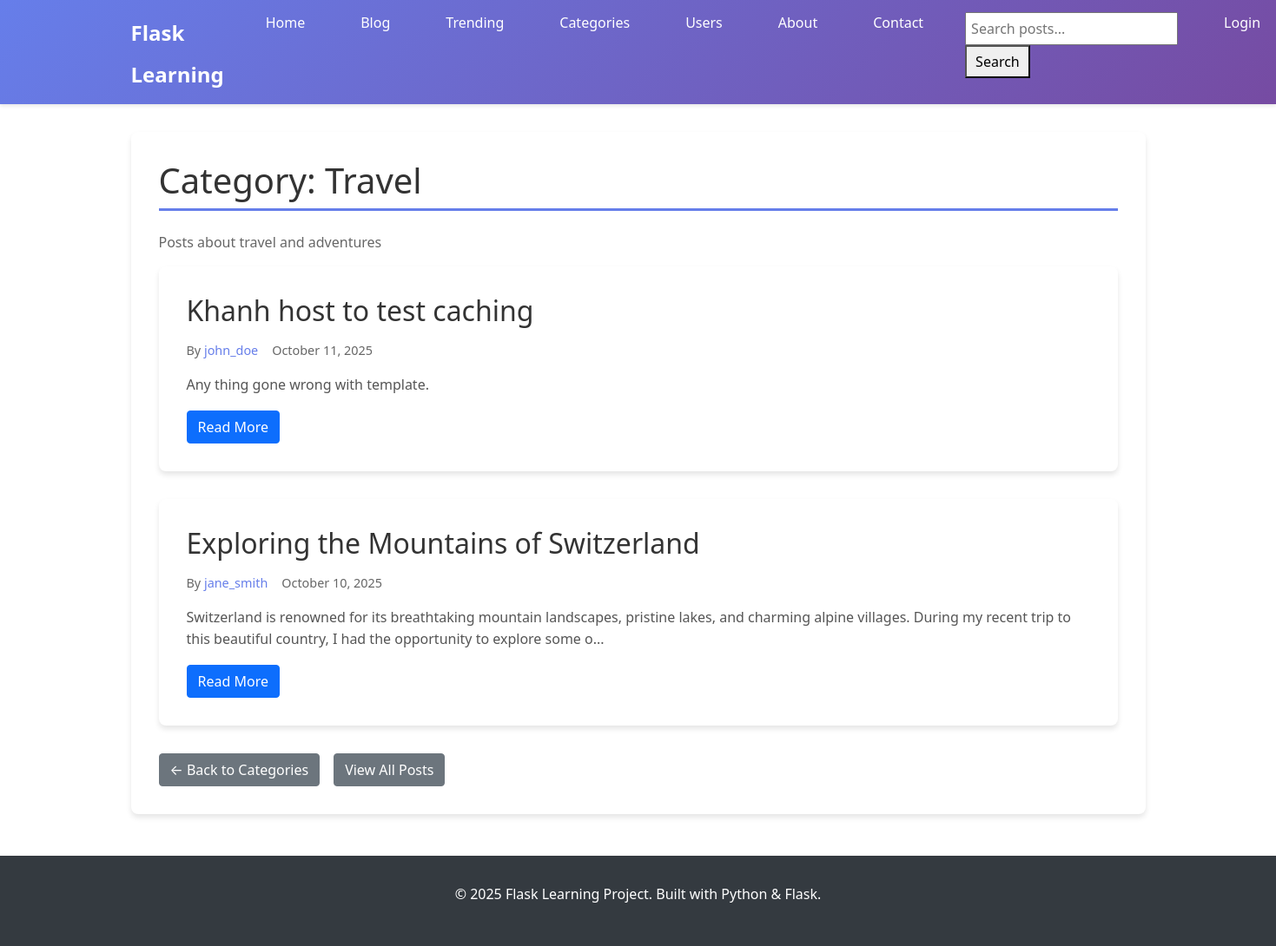
The page /category/3 on the database its author committed.
### app.py (models this page shows, shortened)
class Category(db.Model):
    id = db.Column(db.Integer, primary_key=True)
    name = db.Column(db.String(50), unique=True, nullable=False)
    description = db.Column(db.Text)
    posts = db.relationship('Post', backref='category', lazy=True)

class Post(db.Model):
    id = db.Column(db.Integer, primary_key=True)
    title = db.Column(db.String(200), nullable=False)
    content = db.Column(db.Text, nullable=False)
    image_filename = db.Column(db.String(255), nullable=True)
    created_at = db.Column(db.DateTime, default=datetime.utcnow)
    updated_at = db.Column(db.DateTime, default=datetime.utcnow, onupdate=datetime.utcnow)
    user_id = db.Column(db.Integer, db.ForeignKey('user.id'), nullable=False)
    category_id = db.Column(db.Integer, db.ForeignKey('category.id'), nullable=True)
    comments = db.relationship('Comment', backref='post', lazy=True, cascade='all, delete-orphan')

class User(db.Model, UserMixin):
    id = db.Column(db.Integer, primary_key=True)
    username = db.Column(db.String(80), unique=True, nullable=False)
    email = db.Column(db.String(120), unique=True, nullable=False)
    password_hash = db.Column(db.String(255), nullable=False)
    avatar_filename = db.Column(db.String(255), nullable=True, default='default-avatar.png')
    is_admin = db.Column(db.Boolean, default=False)
    created_at = db.Column(db.DateTime, default=datetime.utcnow)
    is_active = db.Column(db.Boolean, default=True)
    posts = db.relationship('Post', backref='author', lazy=True, cascade='all, delete-orphan')
    comments = db.relationship('Comment', backref='author', lazy=True, cascade='all, delete-orphan')

### app.py (the view)
@app.route('/category/<int:id>')
def category_posts(id):
    category = Category.query.get_or_404(id)
    posts = Post.query.filter_by(category_id=id).order_by(Post.created_at.desc()).all()
    return render_template('category_posts.html', title=f'Category: {category.name}',
                         category=category, posts=posts)

### templates/category_posts.html
{% extends "base.html" %}
{% block content %}
<div class="content-section">
    <h1>Category: {{ category.name }}</h1>
    {% if category.description %}
        <p class="category-description">{{ category.description }}</p>
    {% endif %}
    {% if posts %}
        <div class="posts-container">
            {% for post in posts %}
            <article class="post-card">
                <h2><a href="{{ url_for('post_detail', id=post.id) }}">{{ post.title }}</a></h2>
                <div class="post-meta">
                    <span class="author">By <a href="{{ url_for('user_profile', username=post.author.username) }}">{{ post.author.username }}</a></span>
                    <span class="date">{{ post.created_at.strftime('%B %d, %Y') }}</span>
                </div>
                <div class="post-content">
                    <p>{{ post.content[:200] }}{% if post.content|length > 200 %}...{% endif %}</p>
                </div>
                <a href="{{ url_for('post_detail', id=post.id) }}" class="btn btn-primary">Read More</a>
            </article>
            {% endfor %}
        </div>
    {% else %}
        <div class="no-posts">
            <h3>No posts in this category yet!</h3>
            <p>Be the first to create a post in the "{{ category.name }}" category.</p>
            <a href="{{ url_for('create_post') }}" class="btn btn-primary">Create Post</a>
        </div>
    {% endif %}
    <div class="navigation">
        <a href="{{ url_for('categories') }}" class="btn btn-secondary">← Back to Categories</a>
        <a href="{{ url_for('blog') }}" class="btn btn-secondary">View All Posts</a>
    </div>
</div>
{% endblock %}

### static/css/style.css (style rules this page uses)
* { margin: 0; padding: 0; box-sizing: border-box; }
body { font-family: 'Segoe UI', Tahoma, Geneva, Verdana, sans-serif; line-height: 1.6; color: #333; background-color: #f8f9fa; }
.btn { display: inline-block; padding: 0.75rem 1.5rem; border: none; border-radius: 4px; text-decoration: none; font-size: 1rem; cursor: pointer; transition: all 0.3s ease; text-align: center; }
.btn-primary { background-color: #007bff; color: white; }
.btn-secondary { background-color: #6c757d; color: white; }
.content-section { background: white; padding: 2rem; border-radius: 8px; box-shadow: 0 4px 6px rgba(0,0,0,0.1); margin: 2rem 0; }
.content-section h1 { color: #333; margin-bottom: 1.5rem; border-bottom: 3px solid #667eea; padding-bottom: 0.5rem; }
.post-card { background: white; padding: 2rem; border-radius: 8px; box-shadow: 0 4px 6px rgba(0,0,0,0.1); transition: transform 0.3s ease; }
.post-card h2, .post-card h3 { margin-bottom: 1rem; }
.post-card h2 a, .post-card h3 a { color: #333; text-decoration: none; }
.post-meta { display: flex; gap: 1rem; margin-bottom: 1rem; font-size: 0.9rem; color: #666; flex-wrap: wrap; }
.post-meta a { color: #667eea; text-decoration: none; }
.post-excerpt, .post-content p { color: #555; line-height: 1.6; margin-bottom: 1rem; }
.posts-container { display: flex; flex-direction: column; gap: 2rem; }
.category-description { color: #666; margin: 1rem 0; }
.navigation { display: flex; gap: 1rem; margin-top: 2rem; flex-wrap: wrap; }

### rows shown on the page
Category: name "Travel", description "Posts about travel and adventures"
Post: title "Khanh host to test caching", author.username "john_doe", created_at "October 11, 2025", content "Any thing gone wrong with template."
Post: title "Exploring the Mountains of Switzerland", author.username "jane_smith", created_at "October 10, 2025", content "Switzerland is renowned for its breathtaking mountain landscapes, pristine lakes, and charming alpine villages. During my recent trip to this beautiful country, I had the opportunity to explore some o"
